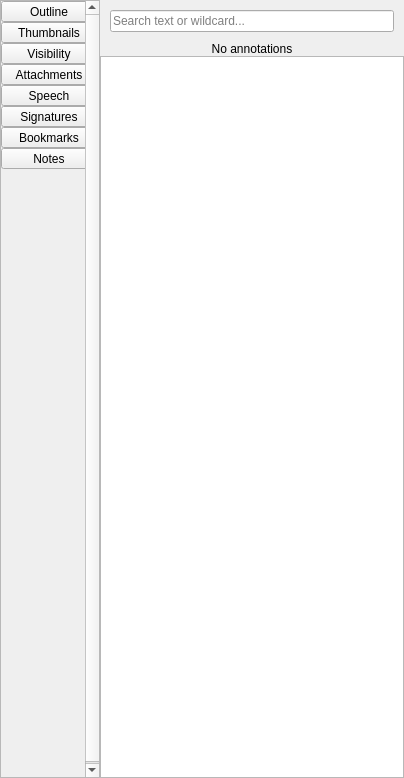
<?xml version="1.0" encoding="UTF-8"?>
<ui version="4.0">
 <class>PDFSidebarWidget</class>
 <widget class="QWidget" name="PDFSidebarWidget">
  <property name="geometry">
   <rect>
    <x>0</x>
    <y>0</y>
    <width>404</width>
    <height>778</height>
   </rect>
  </property>
  <layout class="QHBoxLayout" name="sidebarLayout" stretch="0,1">
   <property name="spacing">
    <number>0</number>
   </property>
   <property name="leftMargin">
    <number>0</number>
   </property>
   <property name="topMargin">
    <number>0</number>
   </property>
   <property name="rightMargin">
    <number>0</number>
   </property>
   <property name="bottomMargin">
    <number>0</number>
   </property>
   <item>
    <widget class="QScrollArea" name="scrollArea">
     <property name="minimumSize">
      <size>
       <width>96</width>
       <height>0</height>
      </size>
     </property>
     <property name="horizontalScrollBarPolicy">
      <enum>Qt::ScrollBarPolicy::ScrollBarAlwaysOff</enum>
     </property>
     <property name="widgetResizable">
      <bool>false</bool>
     </property>
     <widget class="QWidget" name="scrollAreaWidgetContents">
      <property name="geometry">
       <rect>
        <x>0</x>
        <y>0</y>
        <width>98</width>
        <height>778</height>
       </rect>
      </property>
      <layout class="QVBoxLayout" name="scrollAreaLayout">
       <property name="leftMargin">
        <number>0</number>
       </property>
       <property name="topMargin">
        <number>0</number>
       </property>
       <property name="rightMargin">
        <number>0</number>
       </property>
       <property name="bottomMargin">
        <number>0</number>
       </property>
       <item>
        <layout class="QVBoxLayout" name="verticalLayout">
         <property name="spacing">
          <number>0</number>
         </property>
         <item>
          <widget class="QToolButton" name="outlineButton">
           <property name="minimumSize">
            <size>
             <width>96</width>
             <height>0</height>
            </size>
           </property>
           <property name="font">
            <font>
             <bold>false</bold>
            </font>
           </property>
           <property name="text">
            <string>Outline</string>
           </property>
           <property name="icon">
            <iconset resource="pdf4qtlibgui.qrc">
             <normaloff>:/resources/sidebar-outline.svg</normaloff>:/resources/sidebar-outline.svg</iconset>
           </property>
           <property name="iconSize">
            <size>
             <width>64</width>
             <height>64</height>
            </size>
           </property>
           <property name="checkable">
            <bool>true</bool>
           </property>
           <property name="toolButtonStyle">
            <enum>Qt::ToolButtonStyle::ToolButtonTextUnderIcon</enum>
           </property>
           <property name="flat" stdset="0">
            <bool>true</bool>
           </property>
          </widget>
         </item>
         <item>
          <widget class="QToolButton" name="thumbnailsButton">
           <property name="minimumSize">
            <size>
             <width>96</width>
             <height>0</height>
            </size>
           </property>
           <property name="text">
            <string>Thumbnails</string>
           </property>
           <property name="icon">
            <iconset resource="pdf4qtlibgui.qrc">
             <normaloff>:/resources/sidebar-thumbnails.svg</normaloff>:/resources/sidebar-thumbnails.svg</iconset>
           </property>
           <property name="iconSize">
            <size>
             <width>64</width>
             <height>64</height>
            </size>
           </property>
           <property name="checkable">
            <bool>true</bool>
           </property>
           <property name="toolButtonStyle">
            <enum>Qt::ToolButtonStyle::ToolButtonTextUnderIcon</enum>
           </property>
           <property name="flat" stdset="0">
            <bool>true</bool>
           </property>
          </widget>
         </item>
         <item>
          <widget class="QToolButton" name="optionalContentButton">
           <property name="minimumSize">
            <size>
             <width>96</width>
             <height>0</height>
            </size>
           </property>
           <property name="text">
            <string>Visibility</string>
           </property>
           <property name="icon">
            <iconset resource="pdf4qtlibgui.qrc">
             <normaloff>:/resources/sidebar-visibility.svg</normaloff>:/resources/sidebar-visibility.svg</iconset>
           </property>
           <property name="iconSize">
            <size>
             <width>64</width>
             <height>64</height>
            </size>
           </property>
           <property name="checkable">
            <bool>true</bool>
           </property>
           <property name="toolButtonStyle">
            <enum>Qt::ToolButtonStyle::ToolButtonTextUnderIcon</enum>
           </property>
           <property name="flat" stdset="0">
            <bool>true</bool>
           </property>
          </widget>
         </item>
         <item>
          <widget class="QToolButton" name="attachmentsButton">
           <property name="minimumSize">
            <size>
             <width>96</width>
             <height>0</height>
            </size>
           </property>
           <property name="text">
            <string>Attachments</string>
           </property>
           <property name="icon">
            <iconset resource="pdf4qtlibgui.qrc">
             <normaloff>:/resources/sidebar-attachment.svg</normaloff>:/resources/sidebar-attachment.svg</iconset>
           </property>
           <property name="iconSize">
            <size>
             <width>64</width>
             <height>64</height>
            </size>
           </property>
           <property name="checkable">
            <bool>true</bool>
           </property>
           <property name="toolButtonStyle">
            <enum>Qt::ToolButtonStyle::ToolButtonTextUnderIcon</enum>
           </property>
           <property name="flat" stdset="0">
            <bool>true</bool>
           </property>
          </widget>
         </item>
         <item>
          <widget class="QToolButton" name="speechButton">
           <property name="minimumSize">
            <size>
             <width>96</width>
             <height>0</height>
            </size>
           </property>
           <property name="text">
            <string>Speech</string>
           </property>
           <property name="icon">
            <iconset resource="pdf4qtlibgui.qrc">
             <normaloff>:/resources/sidebar-speech.svg</normaloff>:/resources/sidebar-speech.svg</iconset>
           </property>
           <property name="iconSize">
            <size>
             <width>64</width>
             <height>64</height>
            </size>
           </property>
           <property name="checkable">
            <bool>true</bool>
           </property>
           <property name="toolButtonStyle">
            <enum>Qt::ToolButtonStyle::ToolButtonTextUnderIcon</enum>
           </property>
           <property name="flat" stdset="0">
            <bool>true</bool>
           </property>
          </widget>
         </item>
         <item>
          <widget class="QToolButton" name="signaturesButton">
           <property name="minimumSize">
            <size>
             <width>96</width>
             <height>0</height>
            </size>
           </property>
           <property name="text">
            <string>Signatures</string>
           </property>
           <property name="icon">
            <iconset resource="pdf4qtlibgui.qrc">
             <normaloff>:/resources/sidebar-signature.svg</normaloff>:/resources/sidebar-signature.svg</iconset>
           </property>
           <property name="iconSize">
            <size>
             <width>64</width>
             <height>64</height>
            </size>
           </property>
           <property name="checkable">
            <bool>true</bool>
           </property>
           <property name="toolButtonStyle">
            <enum>Qt::ToolButtonStyle::ToolButtonTextUnderIcon</enum>
           </property>
           <property name="flat" stdset="0">
            <bool>true</bool>
           </property>
          </widget>
         </item>
         <item>
          <widget class="QToolButton" name="bookmarksButton">
           <property name="minimumSize">
            <size>
             <width>96</width>
             <height>0</height>
            </size>
           </property>
           <property name="text">
            <string>Bookmarks</string>
           </property>
           <property name="icon">
            <iconset resource="pdf4qtlibgui.qrc">
             <normaloff>:/resources/sidebar-favourites.svg</normaloff>:/resources/sidebar-favourites.svg</iconset>
           </property>
           <property name="iconSize">
            <size>
             <width>64</width>
             <height>64</height>
            </size>
           </property>
           <property name="checkable">
            <bool>true</bool>
           </property>
           <property name="toolButtonStyle">
            <enum>Qt::ToolButtonStyle::ToolButtonTextUnderIcon</enum>
           </property>
          </widget>
         </item>
         <item>
          <widget class="QToolButton" name="notesButton">
           <property name="minimumSize">
            <size>
             <width>96</width>
             <height>0</height>
            </size>
           </property>
           <property name="text">
            <string>Notes</string>
           </property>
           <property name="icon">
            <iconset resource="pdf4qtlibgui.qrc">
             <normaloff>:/resources/sidebar-annotations.svg</normaloff>:/resources/sidebar-annotations.svg</iconset>
           </property>
           <property name="iconSize">
            <size>
             <width>64</width>
             <height>64</height>
            </size>
           </property>
           <property name="shortcut">
            <string/>
           </property>
           <property name="toolButtonStyle">
            <enum>Qt::ToolButtonStyle::ToolButtonTextUnderIcon</enum>
           </property>
          </widget>
         </item>
         <item>
          <spacer name="buttonSpacer">
           <property name="orientation">
            <enum>Qt::Orientation::Vertical</enum>
           </property>
           <property name="sizeHint" stdset="0">
            <size>
             <width>0</width>
             <height>0</height>
            </size>
           </property>
          </spacer>
         </item>
        </layout>
       </item>
      </layout>
     </widget>
    </widget>
   </item>
   <item>
    <widget class="QStackedWidget" name="stackedWidget">
     <property name="currentIndex">
      <number>6</number>
     </property>
     <widget class="QWidget" name="emptyPage"/>
     <widget class="QWidget" name="outlinePage">
      <layout class="QVBoxLayout" name="outlinePageLayout">
       <property name="spacing">
        <number>0</number>
       </property>
       <property name="leftMargin">
        <number>0</number>
       </property>
       <property name="topMargin">
        <number>0</number>
       </property>
       <property name="rightMargin">
        <number>0</number>
       </property>
       <property name="bottomMargin">
        <number>0</number>
       </property>
       <item>
        <layout class="QHBoxLayout" name="outlineSearchLayout">
         <property name="leftMargin">
          <number>10</number>
         </property>
         <property name="topMargin">
          <number>10</number>
         </property>
         <property name="rightMargin">
          <number>10</number>
         </property>
         <property name="bottomMargin">
          <number>10</number>
         </property>
         <item>
          <widget class="QLineEdit" name="outlineSearchLineEdit">
           <property name="placeholderText">
            <string>Search text or wildcard...</string>
           </property>
           <property name="clearButtonEnabled">
            <bool>true</bool>
           </property>
          </widget>
         </item>
        </layout>
       </item>
       <item>
        <widget class="QTreeView" name="outlineTreeView"/>
       </item>
      </layout>
     </widget>
     <widget class="QWidget" name="thumbnailsPage">
      <layout class="QVBoxLayout" name="thumbnailsLayout">
       <property name="spacing">
        <number>0</number>
       </property>
       <property name="leftMargin">
        <number>0</number>
       </property>
       <property name="topMargin">
        <number>0</number>
       </property>
       <property name="rightMargin">
        <number>0</number>
       </property>
       <property name="bottomMargin">
        <number>0</number>
       </property>
       <item>
        <widget class="QWidget" name="thumbnailsToolbarWidget" native="true">
         <layout class="QHBoxLayout" name="thumbnailsToolbarLayout">
          <item>
           <widget class="QToolButton" name="synchronizeThumbnailsButton">
            <property name="toolTip">
             <string>Synchronize thumbnails with current page</string>
            </property>
            <property name="icon">
             <iconset resource="pdf4qtlibgui.qrc">
              <normaloff>:/resources/synchronize.svg</normaloff>:/resources/synchronize.svg</iconset>
            </property>
            <property name="checkable">
             <bool>true</bool>
            </property>
            <property name="checked">
             <bool>true</bool>
            </property>
           </widget>
          </item>
          <item>
           <widget class="QSlider" name="thumbnailsSizeSlider">
            <property name="minimum">
             <number>1</number>
            </property>
            <property name="maximum">
             <number>6</number>
            </property>
            <property name="value">
             <number>3</number>
            </property>
            <property name="orientation">
             <enum>Qt::Orientation::Horizontal</enum>
            </property>
           </widget>
          </item>
         </layout>
        </widget>
       </item>
       <item>
        <widget class="QListView" name="thumbnailsListView">
         <property name="movement">
          <enum>QListView::Movement::Static</enum>
         </property>
         <property name="resizeMode">
          <enum>QListView::ResizeMode::Adjust</enum>
         </property>
         <property name="viewMode">
          <enum>QListView::ViewMode::IconMode</enum>
         </property>
         <property name="itemAlignment">
          <set>Qt::AlignmentFlag::AlignBottom|Qt::AlignmentFlag::AlignHCenter</set>
         </property>
        </widget>
       </item>
      </layout>
     </widget>
     <widget class="QWidget" name="optionalContentPage">
      <layout class="QVBoxLayout" name="optionalContentPageLayout">
       <property name="spacing">
        <number>0</number>
       </property>
       <property name="leftMargin">
        <number>0</number>
       </property>
       <property name="topMargin">
        <number>0</number>
       </property>
       <property name="rightMargin">
        <number>0</number>
       </property>
       <property name="bottomMargin">
        <number>0</number>
       </property>
       <item>
        <widget class="QTreeView" name="optionalContentTreeView"/>
       </item>
      </layout>
     </widget>
     <widget class="QWidget" name="attachmentsPage">
      <layout class="QVBoxLayout" name="attachmentsPageLayout">
       <property name="leftMargin">
        <number>0</number>
       </property>
       <property name="topMargin">
        <number>0</number>
       </property>
       <property name="rightMargin">
        <number>0</number>
       </property>
       <property name="bottomMargin">
        <number>0</number>
       </property>
       <item>
        <widget class="QTreeView" name="attachmentsTreeView"/>
       </item>
      </layout>
     </widget>
     <widget class="QWidget" name="bookmarksPage">
      <layout class="QVBoxLayout" name="verticalLayout_3">
       <property name="leftMargin">
        <number>0</number>
       </property>
       <property name="topMargin">
        <number>0</number>
       </property>
       <property name="rightMargin">
        <number>0</number>
       </property>
       <property name="bottomMargin">
        <number>0</number>
       </property>
       <item>
        <widget class="QToolButton" name="addBookmarkFolderButton">
         <property name="toolTip">
          <string>Create a folder to organize bookmarks</string>
         </property>
         <property name="text">
          <string>New bookmark folder</string>
         </property>
        </widget>
       </item>
       <item>
        <widget class="QTreeView" name="bookmarksView">
         <property name="editTriggers">
          <set>QAbstractItemView::EditTrigger::NoEditTriggers</set>
         </property>
         <property name="headerHidden">
          <bool>true</bool>
         </property>
         <property name="wordWrap">
          <bool>true</bool>
         </property>
        </widget>
       </item>
      </layout>
     </widget>
     <widget class="QWidget" name="notesPage">
      <layout class="QVBoxLayout" name="notesPageLayout">
       <property name="spacing">
        <number>0</number>
       </property>
       <property name="leftMargin">
        <number>0</number>
       </property>
       <property name="topMargin">
        <number>0</number>
       </property>
       <property name="rightMargin">
        <number>0</number>
       </property>
       <property name="bottomMargin">
        <number>0</number>
       </property>
       <item>
        <widget class="QWidget" name="widget" native="true">
         <layout class="QVBoxLayout" name="notesSearchLayout">
          <property name="leftMargin">
           <number>10</number>
          </property>
          <property name="topMargin">
           <number>10</number>
          </property>
          <property name="rightMargin">
           <number>10</number>
          </property>
          <property name="bottomMargin">
           <number>10</number>
          </property>
          <item>
           <widget class="QLineEdit" name="notesSearchLineEdit">
            <property name="placeholderText">
             <string>Search text or wildcard...</string>
            </property>
            <property name="clearButtonEnabled">
             <bool>true</bool>
            </property>
           </widget>
          </item>
         </layout>
        </widget>
       </item>
       <item>
        <widget class="QLabel" name="notesEmptyLabel">
         <property name="text"><string>No annotations</string></property>
         <property name="alignment"><set>Qt::AlignCenter</set></property>
        </widget>
       </item>
       <item>
        <widget class="QTreeView" name="notesTreeView">
         <property name="contextMenuPolicy">
          <enum>Qt::ContextMenuPolicy::CustomContextMenu</enum>
         </property>
         <property name="wordWrap">
          <bool>true</bool>
         </property>
        </widget>
       </item>
      </layout>
     </widget>
     <widget class="QWidget" name="speechPage">
      <layout class="QVBoxLayout" name="verticalLayout_2">
       <item>
        <widget class="QComboBox" name="speechLocaleComboBox"/>
       </item>
       <item>
        <widget class="QComboBox" name="speechVoiceComboBox"/>
       </item>
       <item>
        <layout class="QGridLayout" name="gridLayout">
         <item row="0" column="1">
          <widget class="QSlider" name="speechRateEdit">
           <property name="minimum">
            <number>-10</number>
           </property>
           <property name="maximum">
            <number>10</number>
           </property>
           <property name="orientation">
            <enum>Qt::Orientation::Horizontal</enum>
           </property>
          </widget>
         </item>
         <item row="2" column="0">
          <widget class="QLabel" name="speechVolumeLabel">
           <property name="text">
            <string>Volume</string>
           </property>
          </widget>
         </item>
         <item row="1" column="1">
          <widget class="QSlider" name="speechPitchEdit">
           <property name="minimum">
            <number>-10</number>
           </property>
           <property name="maximum">
            <number>10</number>
           </property>
           <property name="orientation">
            <enum>Qt::Orientation::Horizontal</enum>
           </property>
          </widget>
         </item>
         <item row="1" column="0">
          <widget class="QLabel" name="speechPitchLabel">
           <property name="text">
            <string>Pitch</string>
           </property>
          </widget>
         </item>
         <item row="2" column="1">
          <widget class="QSlider" name="speechVolumeEdit">
           <property name="maximum">
            <number>100</number>
           </property>
           <property name="value">
            <number>100</number>
           </property>
           <property name="orientation">
            <enum>Qt::Orientation::Horizontal</enum>
           </property>
          </widget>
         </item>
         <item row="0" column="0">
          <widget class="QLabel" name="speechRateLabel">
           <property name="text">
            <string>Rate</string>
           </property>
          </widget>
         </item>
         <item row="0" column="2">
          <widget class="QLabel" name="speechRateValueLabel"/>
         </item>
         <item row="1" column="2">
          <widget class="QLabel" name="speechPitchValueLabel"/>
         </item>
         <item row="2" column="2">
          <widget class="QLabel" name="speechVolumeValueLabel"/>
         </item>
        </layout>
       </item>
       <item>
        <layout class="QHBoxLayout" name="horizontalLayout">
         <item>
          <widget class="QToolButton" name="speechPlayButton">
           <property name="icon">
            <iconset resource="pdf4qtlibgui.qrc">
             <normaloff>:/resources/play.svg</normaloff>:/resources/play.svg</iconset>
           </property>
          </widget>
         </item>
         <item>
          <widget class="QToolButton" name="speechPauseButton">
           <property name="icon">
            <iconset resource="pdf4qtlibgui.qrc">
             <normaloff>:/resources/pause.svg</normaloff>:/resources/pause.svg</iconset>
           </property>
          </widget>
         </item>
         <item>
          <widget class="QToolButton" name="speechStopButton">
           <property name="icon">
            <iconset resource="pdf4qtlibgui.qrc">
             <normaloff>:/resources/stop.svg</normaloff>:/resources/stop.svg</iconset>
           </property>
          </widget>
         </item>
         <item>
          <spacer name="horizontalSpacer">
           <property name="orientation">
            <enum>Qt::Orientation::Horizontal</enum>
           </property>
           <property name="sizeHint" stdset="0">
            <size>
             <width>40</width>
             <height>20</height>
            </size>
           </property>
          </spacer>
         </item>
         <item>
          <widget class="QToolButton" name="speechSynchronizeButton">
           <property name="icon">
            <iconset resource="pdf4qtlibgui.qrc">
             <normaloff>:/resources/synchronize.svg</normaloff>:/resources/synchronize.svg</iconset>
           </property>
           <property name="checkable">
            <bool>true</bool>
           </property>
           <property name="checked">
            <bool>true</bool>
           </property>
          </widget>
         </item>
        </layout>
       </item>
       <item>
        <widget class="QTextBrowser" name="speechActualTextEdit"/>
       </item>
      </layout>
     </widget>
     <widget class="QWidget" name="signaturesPage">
      <layout class="QVBoxLayout" name="signaturesPageLayout">
       <property name="leftMargin">
        <number>0</number>
       </property>
       <property name="topMargin">
        <number>0</number>
       </property>
       <property name="rightMargin">
        <number>0</number>
       </property>
       <property name="bottomMargin">
        <number>0</number>
       </property>
       <item>
        <widget class="QTreeWidget" name="signatureTreeWidget">
         <property name="wordWrap">
          <bool>true</bool>
         </property>
         <property name="headerHidden">
          <bool>true</bool>
         </property>
         <column>
          <property name="text">
           <string notr="true">1</string>
          </property>
         </column>
        </widget>
       </item>
      </layout>
     </widget>
    </widget>
   </item>
  </layout>
 </widget>
 <resources>
  <include location="pdf4qtlibgui.qrc"/>
 </resources>
 <connections/>
</ui>
